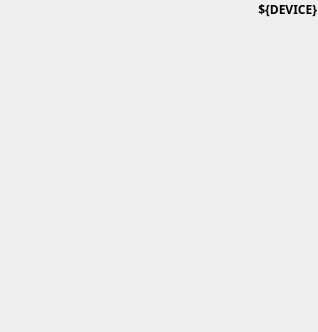
<?xml version="1.0" encoding="UTF-8"?>
<ui version="4.0">
 <class>Form</class>
 <widget class="QWidget" name="Form">
  <property name="geometry">
   <rect>
    <x>0</x>
    <y>0</y>
    <width>318</width>
    <height>332</height>
   </rect>
  </property>
  <property name="font">
   <font>
    <family>Sans Serif</family>
   </font>
  </property>
  <property name="windowTitle">
   <string>${DEVICE}</string>
  </property>
  <widget class="QLabel" name="label">
   <property name="geometry">
    <rect>
     <x>-37</x>
     <y>0</y>
     <width>360</width>
     <height>335</height>
    </rect>
   </property>
   <property name="text">
    <string>&lt;html&gt;&lt;head/&gt;&lt;body&gt;&lt;p&gt;&lt;img src=&quot;:/optics/mirror.png&quot;/&gt;&lt;/p&gt;&lt;/body&gt;&lt;/html&gt;</string>
   </property>
  </widget>
  <widget class="PyDMEmbeddedDisplay" name="pitch_embedded_display">
   <property name="geometry">
    <rect>
     <x>154</x>
     <y>67</y>
     <width>131</width>
     <height>111</height>
    </rect>
   </property>
   <property name="toolTip">
    <string/>
   </property>
   <property name="styleSheet">
    <string notr="true">PyDMLabel {
color: white;
}</string>
   </property>
   <property name="frameShape">
    <enum>QFrame::NoFrame</enum>
   </property>
   <property name="macros" stdset="0">
    <string>TITLE=Pitch,AXIS=${DEVICE}.pitch</string>
   </property>
   <property name="filename" stdset="0">
    <string>slits_motor.py</string>
   </property>
  </widget>
  <widget class="PyDMEmbeddedDisplay" name="bender_embedded_display">
   <property name="enabled">
    <bool>false</bool>
   </property>
   <property name="geometry">
    <rect>
     <x>8</x>
     <y>50</y>
     <width>131</width>
     <height>111</height>
    </rect>
   </property>
   <property name="toolTip">
    <string/>
   </property>
   <property name="styleSheet">
    <string notr="true">#axis_name_line_edit,#readback_line_edit {
color: white;
}</string>
   </property>
   <property name="frameShape">
    <enum>QFrame::NoFrame</enum>
   </property>
   <property name="macros" stdset="0">
    <string>TITLE=Bender,AXIS=${DEVICE}.bender</string>
   </property>
   <property name="filename" stdset="0">
    <string>slits_motor.py</string>
   </property>
  </widget>
  <widget class="PyDMEmbeddedDisplay" name="normal_embedded_display">
   <property name="geometry">
    <rect>
     <x>5</x>
     <y>185</y>
     <width>131</width>
     <height>120</height>
    </rect>
   </property>
   <property name="toolTip">
    <string/>
   </property>
   <property name="styleSheet">
    <string notr="true">#axis_name_line_edit {
color: white;
}</string>
   </property>
   <property name="frameShape">
    <enum>QFrame::NoFrame</enum>
   </property>
   <property name="macros" stdset="0">
    <string>TITLE=Normal,AXIS=${DEVICE}.normal</string>
   </property>
   <property name="filename" stdset="0">
    <string>slits_motor.py</string>
   </property>
  </widget>
  <widget class="PyDMDrawingLine" name="PyDMDrawingLine_5">
   <property name="geometry">
    <rect>
     <x>121</x>
     <y>157</y>
     <width>31</width>
     <height>41</height>
    </rect>
   </property>
   <property name="toolTip">
    <string/>
   </property>
   <property name="penStyle" stdset="0">
    <enum>Qt::SolidLine</enum>
   </property>
   <property name="penColor" stdset="0">
    <color>
     <red>255</red>
     <green>128</green>
     <blue>0</blue>
    </color>
   </property>
   <property name="penWidth" stdset="0">
    <double>3.000000000000000</double>
   </property>
   <property name="rotation" stdset="0">
    <double>65.000000000000000</double>
   </property>
   <property name="arrowStartPoint" stdset="0">
    <bool>true</bool>
   </property>
  </widget>
  <widget class="PyDMDrawingPolyline" name="PyDMDrawingPolyline_2">
   <property name="geometry">
    <rect>
     <x>123</x>
     <y>170</y>
     <width>31</width>
     <height>81</height>
    </rect>
   </property>
   <property name="toolTip">
    <string/>
   </property>
   <property name="alarmSensitiveContent" stdset="0">
    <bool>false</bool>
   </property>
   <property name="alarmSensitiveBorder" stdset="0">
    <bool>false</bool>
   </property>
   <property name="PyDMToolTip" stdset="0">
    <string/>
   </property>
   <property name="channel" stdset="0">
    <string/>
   </property>
   <property name="penStyle" stdset="0">
    <enum>Qt::DotLine</enum>
   </property>
   <property name="penColor" stdset="0">
    <color>
     <red>255</red>
     <green>128</green>
     <blue>0</blue>
    </color>
   </property>
   <property name="penWidth" stdset="0">
    <double>3.000000000000000</double>
   </property>
   <property name="arrowEndPoint" stdset="0">
    <bool>false</bool>
   </property>
   <property name="arrowStartPoint" stdset="0">
    <bool>false</bool>
   </property>
   <property name="arrowMidPoint" stdset="0">
    <bool>false</bool>
   </property>
   <property name="flipMidPointArrow" stdset="0">
    <bool>false</bool>
   </property>
   <property name="points">
    <stringlist>
     <string>15.0, 0.0</string>
     <string>15.0, 58.0</string>
     <string>0.0, 58.0</string>
    </stringlist>
   </property>
  </widget>
  <widget class="PyDMDrawingPolyline" name="hoizontal_pitch_polyline">
   <property name="geometry">
    <rect>
     <x>166</x>
     <y>48</y>
     <width>121</width>
     <height>31</height>
    </rect>
   </property>
   <property name="toolTip">
    <string/>
   </property>
   <property name="alarmSensitiveContent" stdset="0">
    <bool>false</bool>
   </property>
   <property name="alarmSensitiveBorder" stdset="0">
    <bool>false</bool>
   </property>
   <property name="PyDMToolTip" stdset="0">
    <string/>
   </property>
   <property name="channel" stdset="0">
    <string/>
   </property>
   <property name="penColor" stdset="0">
    <color>
     <red>255</red>
     <green>128</green>
     <blue>0</blue>
    </color>
   </property>
   <property name="penWidth" stdset="0">
    <double>3.000000000000000</double>
   </property>
   <property name="arrowEndPoint" stdset="0">
    <bool>false</bool>
   </property>
   <property name="arrowStartPoint" stdset="0">
    <bool>false</bool>
   </property>
   <property name="arrowMidPoint" stdset="0">
    <bool>false</bool>
   </property>
   <property name="flipMidPointArrow" stdset="0">
    <bool>false</bool>
   </property>
   <property name="points">
    <stringlist>
     <string>112.8, 0.0</string>
     <string>0.0, 0.0</string>
     <string>111.0, 25.0</string>
    </stringlist>
   </property>
  </widget>
  <widget class="PyDMDrawingArc" name="horizontal_pitch_arc">
   <property name="geometry">
    <rect>
     <x>143</x>
     <y>0</y>
     <width>81</width>
     <height>101</height>
    </rect>
   </property>
   <property name="toolTip">
    <string/>
   </property>
   <property name="penColor" stdset="0">
    <color>
     <red>255</red>
     <green>128</green>
     <blue>0</blue>
    </color>
   </property>
   <property name="penWidth" stdset="0">
    <double>3.000000000000000</double>
   </property>
   <property name="startAngle" stdset="0">
    <double>0.000000000000000</double>
   </property>
   <property name="spanAngle" stdset="0">
    <double>-10.000000000000000</double>
   </property>
  </widget>
  <widget class="PyDMDrawingArc" name="vertical_downstream_arc_5">
   <property name="geometry">
    <rect>
     <x>3</x>
     <y>16</y>
     <width>201</width>
     <height>131</height>
    </rect>
   </property>
   <property name="toolTip">
    <string/>
   </property>
   <property name="penColor" stdset="0">
    <color>
     <red>255</red>
     <green>128</green>
     <blue>0</blue>
    </color>
   </property>
   <property name="penWidth" stdset="0">
    <double>3.000000000000000</double>
   </property>
   <property name="rotation" stdset="0">
    <double>-15.000000000000000</double>
   </property>
   <property name="startAngle" stdset="0">
    <double>90.000000000000000</double>
   </property>
  </widget>
  <widget class="PyDMDrawingLine" name="PyDMDrawingLine">
   <property name="geometry">
    <rect>
     <x>40</x>
     <y>30</y>
     <width>100</width>
     <height>21</height>
    </rect>
   </property>
   <property name="toolTip">
    <string/>
   </property>
   <property name="penStyle" stdset="0">
    <enum>Qt::DotLine</enum>
   </property>
   <property name="penColor" stdset="0">
    <color>
     <red>255</red>
     <green>128</green>
     <blue>0</blue>
    </color>
   </property>
   <property name="penWidth" stdset="0">
    <double>3.000000000000000</double>
   </property>
   <property name="rotation" stdset="0">
    <double>90.000000000000000</double>
   </property>
  </widget>
  <widget class="PyDMLabel" name="PyDMLabel">
   <property name="geometry">
    <rect>
     <x>6</x>
     <y>0</y>
     <width>311</width>
     <height>20</height>
    </rect>
   </property>
   <property name="toolTip">
    <string/>
   </property>
   <property name="text">
    <string>&lt;html&gt;&lt;head/&gt;&lt;body&gt;&lt;p&gt;&lt;span style=&quot; font-weight:600;&quot;&gt;${DEVICE}&lt;/span&gt;&lt;/p&gt;&lt;/body&gt;&lt;/html&gt;</string>
   </property>
   <property name="textFormat">
    <enum>Qt::RichText</enum>
   </property>
   <property name="alignment">
    <set>Qt::AlignRight|Qt::AlignTrailing|Qt::AlignVCenter</set>
   </property>
  </widget>
  <zorder>label</zorder>
  <zorder>pitch_embedded_display</zorder>
  <zorder>normal_embedded_display</zorder>
  <zorder>PyDMDrawingLine_5</zorder>
  <zorder>PyDMDrawingPolyline_2</zorder>
  <zorder>hoizontal_pitch_polyline</zorder>
  <zorder>horizontal_pitch_arc</zorder>
  <zorder>vertical_downstream_arc_5</zorder>
  <zorder>PyDMDrawingLine</zorder>
  <zorder>PyDMLabel</zorder>
  <zorder>bender_embedded_display</zorder>
 </widget>
 <customwidgets>
  <customwidget>
   <class>PyDMLabel</class>
   <extends>QLabel</extends>
   <header>pydm.widgets.label</header>
  </customwidget>
  <customwidget>
   <class>PyDMDrawingArc</class>
   <extends>QWidget</extends>
   <header>pydm.widgets.drawing</header>
  </customwidget>
  <customwidget>
   <class>PyDMDrawingLine</class>
   <extends>QWidget</extends>
   <header>pydm.widgets.drawing</header>
  </customwidget>
  <customwidget>
   <class>PyDMDrawingPolyline</class>
   <extends>QWidget</extends>
   <header>pydm.widgets.drawing</header>
  </customwidget>
  <customwidget>
   <class>PyDMEmbeddedDisplay</class>
   <extends>QFrame</extends>
   <header>pydm.widgets.embedded_display</header>
   <container>1</container>
  </customwidget>
 </customwidgets>
 <resources>
  <include location="../resources/beamline_components.qrc"/>
 </resources>
 <connections/>
</ui>
